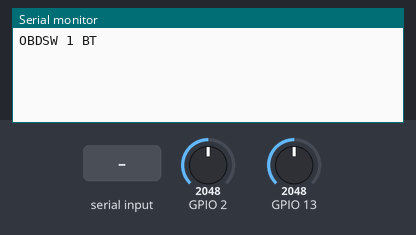
A sketch run on a simulated ESP32. On the bench: the last lines printed to the serial monitor. The test bench sets the inputs (shaded band); at power-on: GPIO 2 = 2048, GPIO 13 = 2048. Nothing arrives over Bluetooth unless stated; the modem accepts every AT command (registered, SIM ready, sends succeed) and sends nothing else.

Above: at 3.5 s.
3.6 s: "AT\n" received over Serial
At 4.6 s:
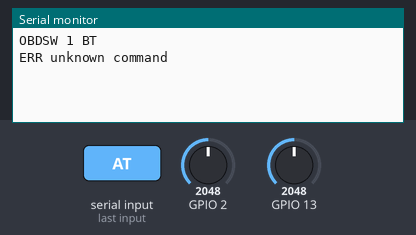
5.1 s: "STATE\n" received over Serial
At 5.8 s:
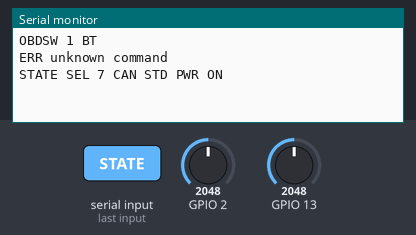
6.6 s: "MEAS\n" received over Serial
At 7.4 s:
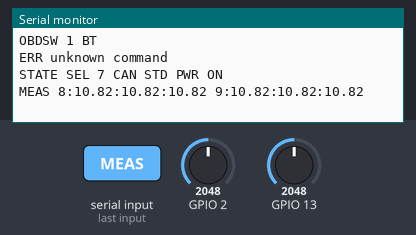
8.1 s: "SEL ,45\n" received over Serial
At 9.3 s:
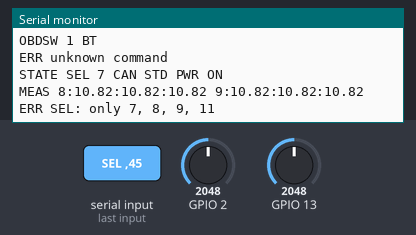
9.6 s: "RESET\n" received over Serial
At 10.3 s:
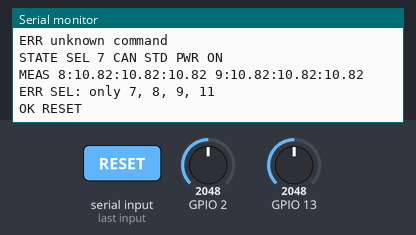

Measured:
- after the input at 3.6 s, the serial monitor: prints a new line at once (image 1)
- after the input at 5.1 s, the serial monitor: prints a new line at once (image 2)
- after the input at 6.6 s, the serial monitor: prints a new line after 0.05 s (image 3)
- after the input at 8.1 s, the serial monitor: prints a new line at once (image 4)
- after the input at 9.6 s, the serial monitor: prints a new line after 0.32 s (image 5)

The sketch:

obd_switch_bt.ino
```cpp
// Переключатель линий OBD по Bluetooth: ESP32-CAM (AI-Thinker, ESP32-S) + плата LC «ESP8266 Relay X4» (12 В).
// Ноутбук сопрягается с «OBD-SWITCH», Windows создаёт COM-порт. Протокол тот же, что у
// firmware/obd_switch: в vito_diag  --switch COMx  (номер порта — исходящий COM этого устройства).
//
// Реле на плате LC (схема «дерево», см. docs/WIFI_SWITCH.md):
//   реле 1 = R1: NC машина 7,  NO машина 8,  COM -> X
//   реле 2 = R2: NC машина 9,  NO машина 11, COM -> Y
//   реле 3 = R3: NC X,         NO Y,         COM -> адаптер 7
//   реле 4 = питание адаптера: COM машина 16 (через предохранитель), NC адаптер 16
// Без питания, после перезагрузки и при разрыве Bluetooth все реле отпущены: линия 7, адаптер запитан.
//
// Выводы ESP32-CAM (SD-карту не вставлять, камеру можно не снимать):
//   GPIO14 -> контакт TX гребёнки платы реле, GPIO15 <- контакт RX (UART 115200). RX/TX на гребёнке
//   подписаны со стороны ESP-01. UART0 (U0T) не берём: туда идут логи загрузки.
//   Контроллер платы шлёт AT-команды «модулю ESP-01», мы отвечаем.
//   GPIO2, GPIO13 <- делители 100к/18к от контактов машины 8, 9.
//   GPIO12 и GPIO4 не использовать (12 мешает загрузке, на 4 висит вспышка).
//
// Команды: ID, STATE, SEL 7|8|9|11, PWR ON|OFF, MEAS, RESET.
// Отладка платы реле: BOARD (что плата прислала), BAUD 9600|115200, IPD ON|OFF (кадры в обёртке +IPD).

#include <BluetoothSerial.h>

const char *BT_NAME = "OBD-SWITCH";

const int RELAY_TX = 14, RELAY_RX = 15;
uint32_t relayBaud = 115200;
bool ipdWrap = false;  // слать кадр как «+IPD,0,4:<кадр>», будто он пришёл по Wi-Fi
String boardLog, boardLine;

const float DIVIDER = (100.0 + 18.0) / 18.0;
const uint8_t MEAS_OBD[] = {8, 9};
const uint8_t MEAS_GPIO[] = {2, 13};  // ADC2: работает, пока Wi-Fi выключен
const uint8_t MEAS_COUNT = sizeof(MEAS_OBD);

BluetoothSerial SerialBT;
String btBuf, usbBuf;
bool wasConnected = false;

int selLine = 7;
bool pwrOn = true;
bool rel[5] = {false, false, false, false, false};

void relay(uint8_t n, bool on) {
  uint8_t frame[4] = {0xA0, n, (uint8_t)(on ? 1 : 0), 0};
  frame[3] = (uint8_t)(frame[0] + frame[1] + frame[2]);
  if (ipdWrap) Serial1.print("\r\n+IPD,0,4:");
  Serial1.write(frame, 4);
  Serial1.flush();
  rel[n] = on;
  delay(30);
}

// Контроллер платы LC (STM8/N76) рассчитан на ESP-01 с AT-прошивкой и принимает кадры реле
// только после того, как «ESP-01» сообщит о подключении к Wi-Fi. Изображаем эти строки
// (так же делают с этой платой в Tasmota).
void relayBoardInit() {
  Serial1.print("WIFI CONNECTED\r\nWIFI GOT IP\r\nAT+CIPMUX=1\r\nAT+CIPSERVER=1,8080\r\nAT+CIPSTO=360\r\n");
  Serial1.flush();
  delay(200);
}

// Ответы «модуля ESP-01» на AT-команды контроллера платы реле.
void answerBoard(const String &line) {
  if (!line.startsWith("AT")) return;
  if (line.startsWith("AT+RST")) {
    Serial1.print("\r\nOK\r\n");
    delay(100);
    Serial1.print("\r\nready\r\nWIFI CONNECTED\r\nWIFI GOT IP\r\n");
  } else if (line.startsWith("AT+CIFSR")) {
    Serial1.print("\r\n+CIFSR:APIP,\"192.168.4.1\"\r\n+CIFSR:STAIP,\"192.168.4.1\"\r\n\r\nOK\r\n");
  } else if (line.startsWith("AT+CIPSTATUS")) {
    Serial1.print("\r\nSTATUS:2\r\n\r\nOK\r\n");
  } else {
    Serial1.print("\r\nOK\r\n");
  }
  Serial1.flush();
}

void pollBoard() {
  while (Serial1.available()) {
    char ch = Serial1.read();
    if (boardLog.length() < 600) boardLog += (ch >= 32 && ch < 127) ? ch : (ch == '\n' ? '|' : (ch == '\r' ? ' ' : '?'));
    if (ch == '\n' || ch == '\r') {
      boardLine.trim();
      if (boardLine.length()) answerBoard(boardLine);
      boardLine = "";
    } else if (boardLine.length() < 64) {
      boardLine += ch;
    }
  }
}

void allDefault() {
  for (uint8_t n = 1; n <= 4; n++) relay(n, false);
  selLine = 7;
  pwrOn = true;
}

bool selectLine(int line) {
  bool t1, t2, t3;
  switch (line) {
    case 7:  t1 = false; t2 = false; t3 = false; break;
    case 8:  t1 = true;  t2 = false; t3 = false; break;
    case 9:  t1 = false; t2 = false; t3 = true;  break;
    case 11: t1 = false; t2 = true;  t3 = true;  break;
    default: return false;
  }
  // сначала неактивная ветка, потом R3, потом бывшая активная
  if (!rel[3]) relay(2, t2); else relay(1, t1);
  relay(3, t3);
  relay(1, t1);
  relay(2, t2);
  selLine = line;
  return true;
}

String measure() {
  String s = "MEAS";
  for (uint8_t i = 0; i < MEAS_COUNT; i++) {
    const int n = 200;
    long sum = 0;
    int lo = 100000, hi = 0;
    for (int k = 0; k < n; k++) {
      int mv = analogReadMilliVolts(MEAS_GPIO[i]);
      sum += mv;
      if (mv < lo) lo = mv;
      if (mv > hi) hi = mv;
    }
    float f = DIVIDER / 1000.0;
    s += " " + String(MEAS_OBD[i]) + ":" + String(sum * f / n, 2) + ":" + String(lo * f, 2) + ":" +
         String(hi * f, 2);
  }
  return s;
}

String handle(String c) {
  c.trim();
  c.toUpperCase();
  if (c == "ID") return "OBDSW 1 BT";
  if (c == "STATE") return String("STATE SEL ") + selLine + " CAN STD" + (pwrOn ? " PWR ON" : " PWR OFF");
  if (c == "MEAS") return measure();
  if (c == "RESET") { relayBoardInit(); allDefault(); return "OK RESET"; }
  if (c.startsWith("SEL ")) {
    pollBoard();
    int line = c.substring(4).toInt();
    return selectLine(line) ? "OK SEL " + String(line) : "ERR SEL: only 7, 8, 9, 11";
  }
  if (c == "PWR ON" || c == "PWR OFF") {
    pwrOn = c.endsWith("ON");
    relay(4, !pwrOn);
    return pwrOn ? "OK PWR ON" : "OK PWR OFF";
  }
  if (c == "BOARD") { String r = "BOARD " + boardLog; boardLog = ""; return r; }
  if (c == "BAUD 9600" || c == "BAUD 115200") {
    relayBaud = c.substring(5).toInt();
    Serial1.updateBaudRate(relayBaud);
    return "OK BAUD " + String(relayBaud);
  }
  if (c == "IPD ON" || c == "IPD OFF") { ipdWrap = c.endsWith("ON"); return ipdWrap ? "OK IPD ON" : "OK IPD OFF"; }
  if (c == "CAN STD") return "OK CAN STD";
  if (c == "CAN ALT") return "ERR CAN ALT: no relay on this board";
  return "ERR unknown command";
}

void serveStream(Stream &io, String &buf) {
  while (io.available()) {
    char ch = io.read();
    if (ch == '\n' || ch == '\r') {
      if (buf.length()) io.println(handle(buf));
      buf = "";
    } else if (buf.length() < 32) {
      buf += ch;
    }
  }
}

void setup() {
  Serial.begin(115200);  // через плату ESP32-CAM-MB: отладка и те же команды
  Serial1.begin(relayBaud, SERIAL_8N1, RELAY_RX, RELAY_TX);
  analogSetAttenuation(ADC_11db);
  // Плата реле стартует и шлёт AT-команды: 2 с отвечаем на них, потом сообщаем «Wi-Fi подключён».
  for (uint32_t t0 = millis(); millis() - t0 < 2000;) { pollBoard(); delay(5); }
  relayBoardInit();
  allDefault();
  SerialBT.begin(BT_NAME);
  Serial.println("OBDSW 1 BT");
}

void loop() {
  bool connected = SerialBT.hasClient();
  if (wasConnected && !connected) {
    allDefault();  // ноутбук пропал: вернуть линию 7 и питание адаптера
    btBuf = "";
  }
  wasConnected = connected;
  pollBoard();
  serveStream(SerialBT, btBuf);
  serveStream(Serial, usbBuf);
  delay(2);
}
```
